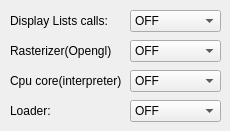
   <widget class="QWidget" name="tab">
    <attribute name="title">
     <string>General</string>
    </attribute>
    <widget class="logConfigureCombo" name="dList">
     <property name="geometry">
      <rect>
       <x>130</x>
       <y>10</y>
       <width>91</width>
       <height>22</height>
      </rect>
     </property>
     <item>
      <property name="text">
       <string>OFF</string>
      </property>
     </item>
     <item>
      <property name="text">
       <string>FATAL</string>
      </property>
     </item>
     <item>
      <property name="text">
       <string>ERROR</string>
      </property>
     </item>
     <item>
      <property name="text">
       <string>WARN</string>
      </property>
     </item>
     <item>
      <property name="text">
       <string>INFO</string>
      </property>
     </item>
     <item>
      <property name="text">
       <string>DEBUG</string>
      </property>
     </item>
     <item>
      <property name="text">
       <string>TRACE</string>
      </property>
     </item>
    </widget>
    <widget class="QLabel" name="label_9">
     <property name="geometry">
      <rect>
       <x>10</x>
       <y>10</y>
       <width>111</width>
       <height>21</height>
      </rect>
     </property>
     <property name="text">
      <string>Display Lists calls:</string>
     </property>
    </widget>
    <widget class="QLabel" name="label_13">
     <property name="geometry">
      <rect>
       <x>10</x>
       <y>40</y>
       <width>101</width>
       <height>21</height>
      </rect>
     </property>
     <property name="text">
      <string>Rasterizer(Opengl) :</string>
     </property>
    </widget>
    <widget class="logConfigureCombo" name="rasterizer">
     <property name="geometry">
      <rect>
       <x>130</x>
       <y>40</y>
       <width>91</width>
       <height>22</height>
      </rect>
     </property>
     <item>
      <property name="text">
       <string>OFF</string>
      </property>
     </item>
     <item>
      <property name="text">
       <string>FATAL</string>
      </property>
     </item>
     <item>
      <property name="text">
       <string>ERROR</string>
      </property>
     </item>
     <item>
      <property name="text">
       <string>WARN</string>
      </property>
     </item>
     <item>
      <property name="text">
       <string>INFO</string>
      </property>
     </item>
     <item>
      <property name="text">
       <string>DEBUG</string>
      </property>
     </item>
     <item>
      <property name="text">
       <string>TRACE</string>
      </property>
     </item>
    </widget>
    <widget class="QLabel" name="label_16">
     <property name="geometry">
      <rect>
       <x>10</x>
       <y>70</y>
       <width>111</width>
       <height>21</height>
      </rect>
     </property>
     <property name="text">
      <string>Cpu core(interpreter):</string>
     </property>
    </widget>
    <widget class="logConfigureCombo" name="interpreter">
     <property name="geometry">
      <rect>
       <x>130</x>
       <y>70</y>
       <width>91</width>
       <height>22</height>
      </rect>
     </property>
     <item>
      <property name="text">
       <string>OFF</string>
      </property>
     </item>
     <item>
      <property name="text">
       <string>FATAL</string>
      </property>
     </item>
     <item>
      <property name="text">
       <string>ERROR</string>
      </property>
     </item>
     <item>
      <property name="text">
       <string>WARN</string>
      </property>
     </item>
     <item>
      <property name="text">
       <string>INFO</string>
      </property>
     </item>
     <item>
      <property name="text">
       <string>DEBUG</string>
      </property>
     </item>
     <item>
      <property name="text">
       <string>TRACE</string>
      </property>
     </item>
    </widget>
    <widget class="QLabel" name="label_20">
     <property name="geometry">
      <rect>
       <x>10</x>
       <y>100</y>
       <width>121</width>
       <height>21</height>
      </rect>
     </property>
     <property name="text">
      <string>Loader:</string>
     </property>
    </widget>
    <widget class="logConfigureCombo" name="loader">
     <property name="geometry">
      <rect>
       <x>130</x>
       <y>100</y>
       <width>91</width>
       <height>22</height>
      </rect>
     </property>
     <item>
      <property name="text">
       <string>OFF</string>
      </property>
     </item>
     <item>
      <property name="text">
       <string>FATAL</string>
      </property>
     </item>
     <item>
      <property name="text">
       <string>ERROR</string>
      </property>
     </item>
     <item>
      <property name="text">
       <string>WARN</string>
      </property>
     </item>
     <item>
      <property name="text">
       <string>INFO</string>
      </property>
     </item>
     <item>
      <property name="text">
       <string>DEBUG</string>
      </property>
     </item>
     <item>
      <property name="text">
       <string>TRACE</string>
      </property>
     </item>
    </widget>
   </widget>
